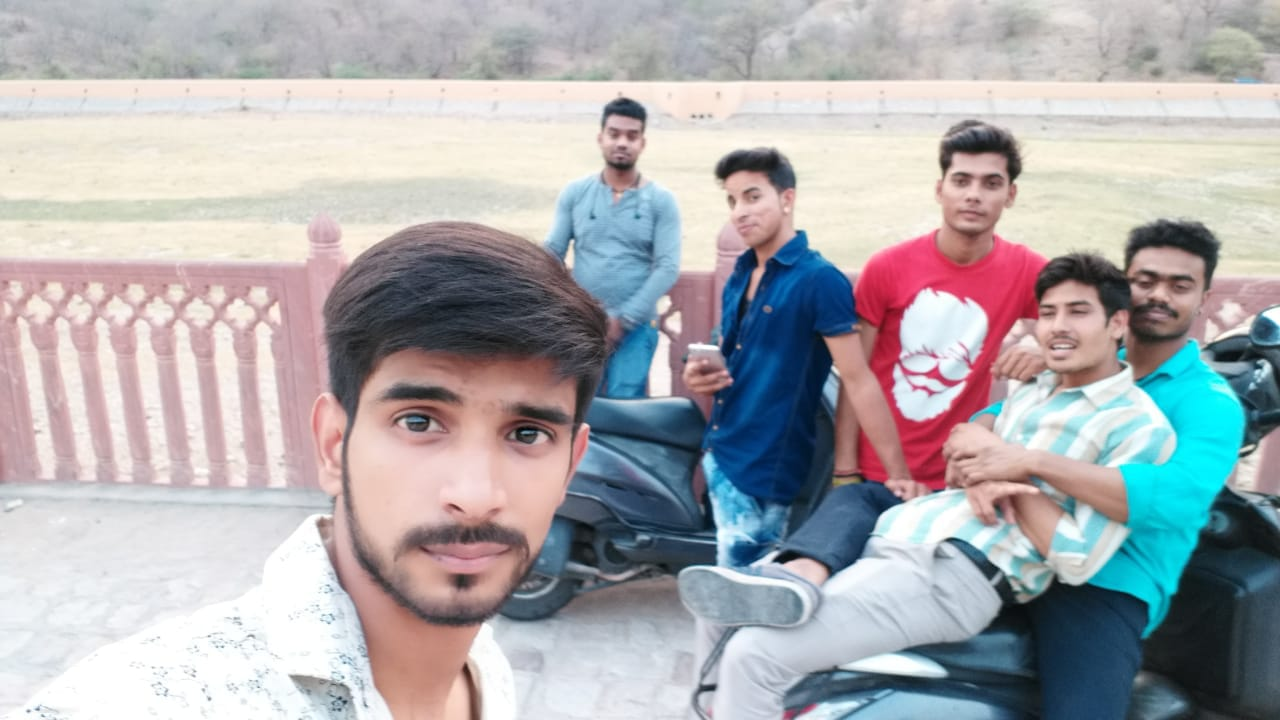
#> input picture Opencv/images/image1.jpg, 1280 x 720 px
$ python 22.FaceDetection.py
#> lines starting #> are read from the running program, lines starting #| are printed output that depends on the picture; after the words box and inside, x2 and y2 are one past the last pixel; in counts of white or black regions, pixels touching at a corner belong together
# in this section we will learn to detect the face by using the CasecadeClassifier


# first import the module
import cv2 as cv

# load the image by using the cv.imread() function
img = cv.imread("images/image1.jpg")
#> img is the input picture: shape (720, 1280, 3); mean B, G, R 175.3, 172.1, 173
# now we need to change the color image into the gray color
gray = cv.cvtColor(img, cv.COLOR_BGR2GRAY)
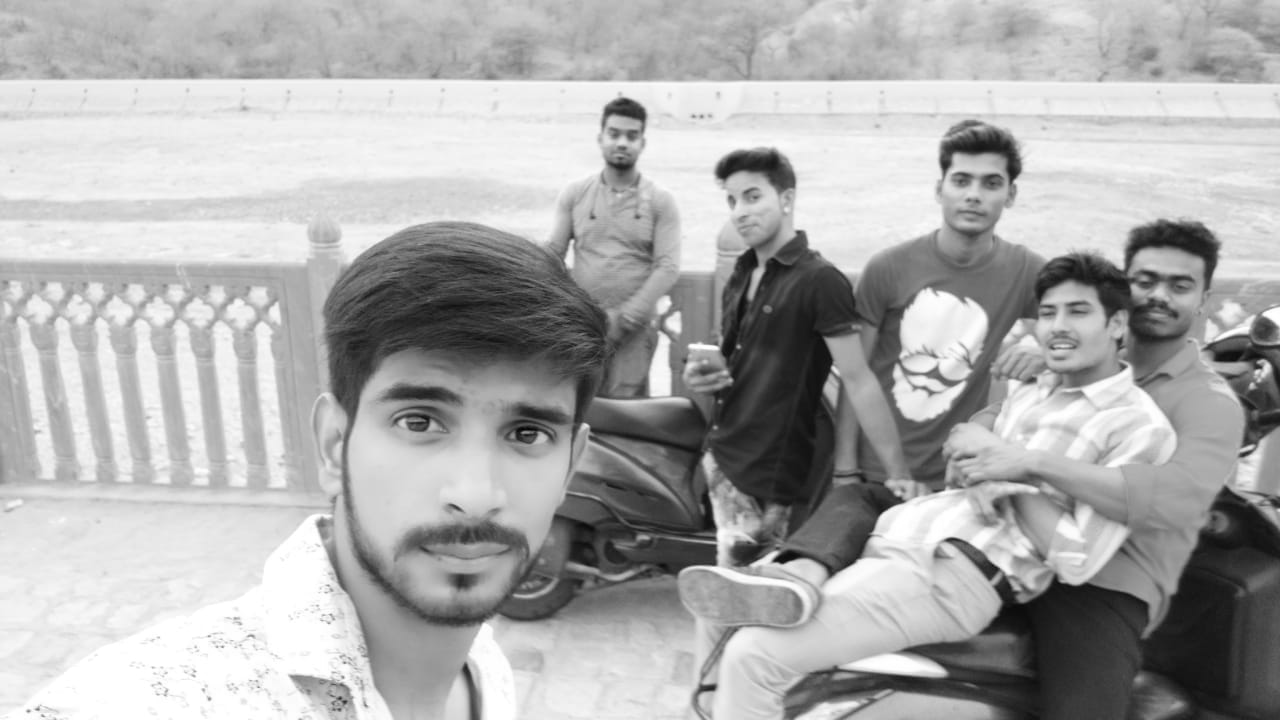
#> gray: shape (720, 1280); min 2, max 255, mean 172.7

# Now we need to make a haar casecade classifier object
haar_casecade = cv.CascadeClassifier("Haar_Casecade.xml")
face_rect = haar_casecade.detectMultiScale(gray, scaleFactor=1.1, minNeighbors=3)
#> face_rect = [[594, 112, 57, 57], [886, 349, 70, 70], [707, 172, 70, 70], [1024, 281, 80, 80], [931, 146, 90, 90], [1117, 249, 89, 89], [310, 300, 323, 323]]

for x,y,w,g in face_rect:

    cv.rectangle(img, (x,y) , (x+w, y+g), (0, 255, 0), thickness=2)
#> this loop made 7 passes
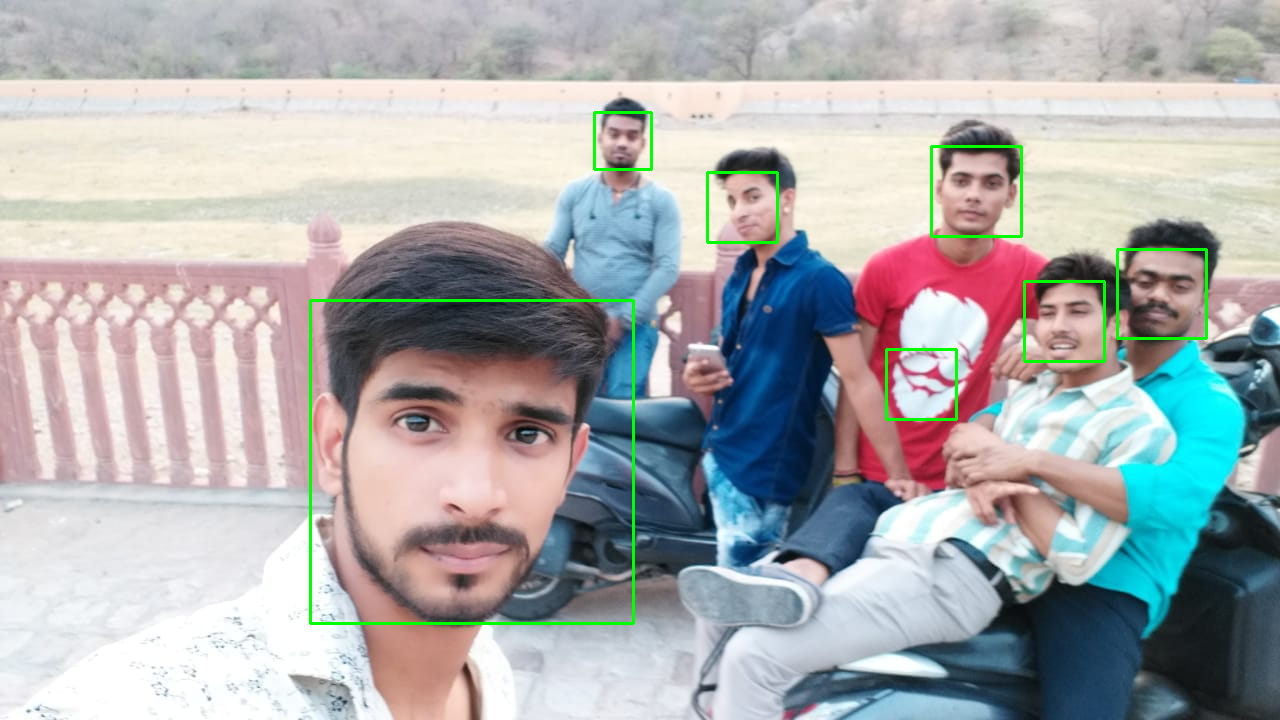
#> img: shape (720, 1280, 3); 1.01% of pixels changed, all inside (x1, y1, x2, y2) = (309, 111, 1208, 625)


# display the image by using the cv.imshow() function.
cv.imshow("Image", img)

# to hold the display window we need to use waitKey(0) function.
cv.waitKey(0)

$ run again, with Opencv/images/Image3.JPG copied over Opencv/images/image1.jpg
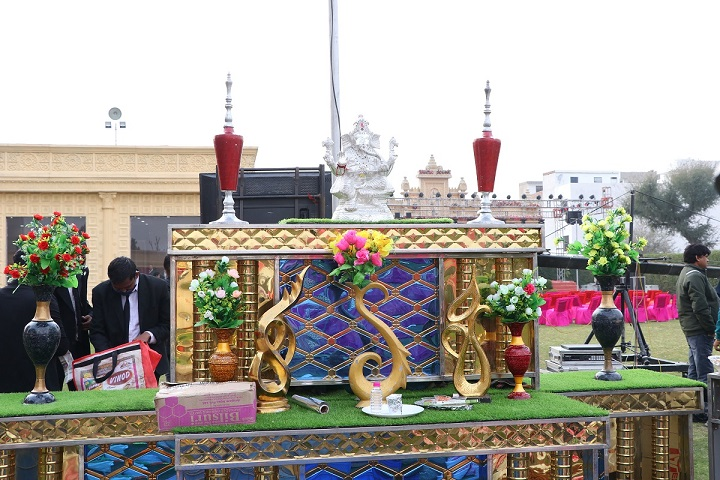
#> input picture Opencv/images/Image3.JPG, 720 x 480 px
#> img is the input picture: shape (480, 720, 3); mean B, G, R 155.5, 163.1, 168.5
#> `gray = cv.cvtColor(img, cv.COLOR_BGR2GRAY)`:
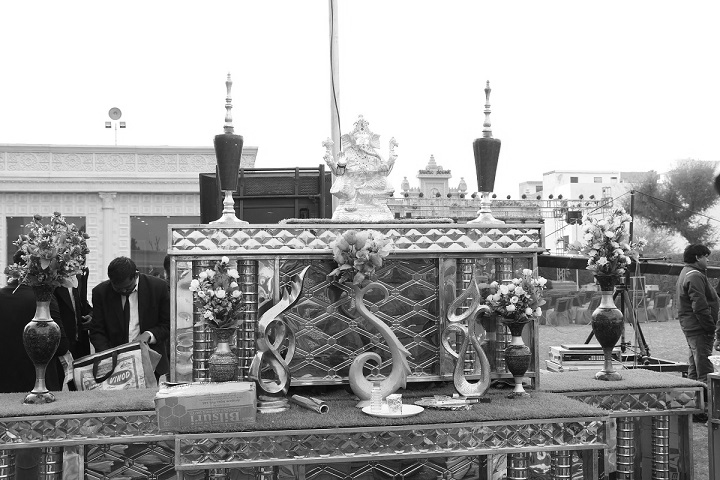
#> gray: shape (480, 720); min 0, max 255, mean 163.8
#> face_rect = [[320, 172, 68, 68]]
#> the loop `for x,y,w,g in face_rect: ` made 1 pass
#> after the loop `for x,y,w,g in face_rect:`:
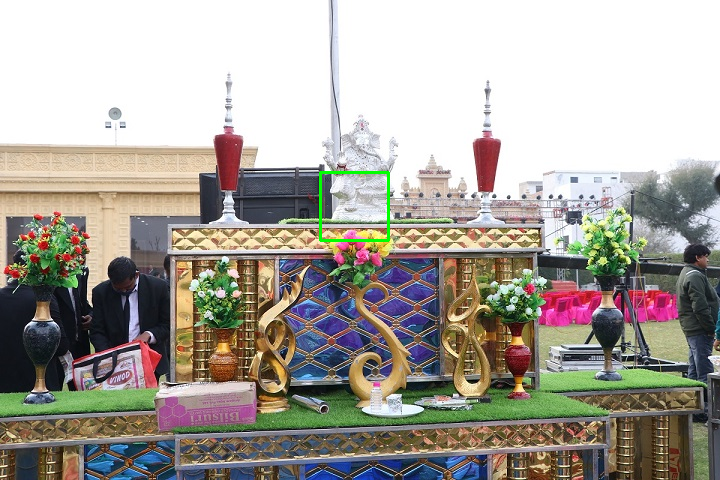
#> img: shape (480, 720, 3); 0.23% of pixels changed, all inside (x1, y1, x2, y2) = (319, 171, 390, 242)

$ run again, with Opencv/images/image2.jpg copied over Opencv/images/image1.jpg
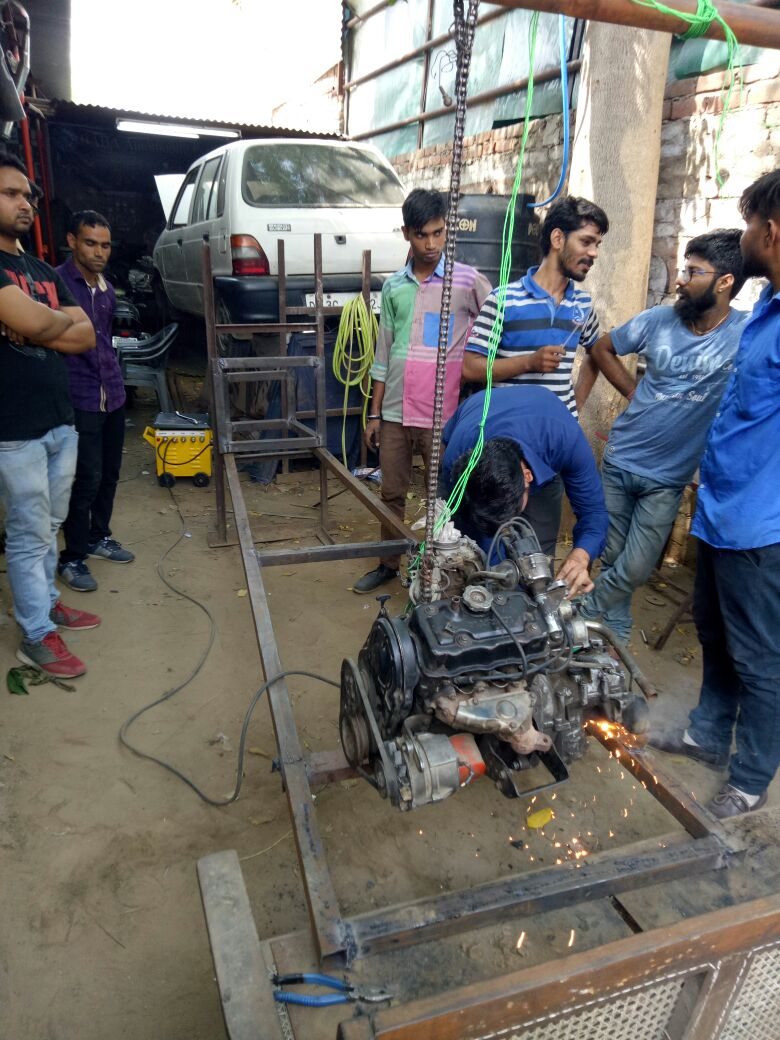
#> input picture Opencv/images/image2.jpg, 780 x 1040 px
#> img is the input picture: shape (1040, 780, 3); mean B, G, R 108.1, 110.1, 110.9
#> `gray = cv.cvtColor(img, cv.COLOR_BGR2GRAY)`:
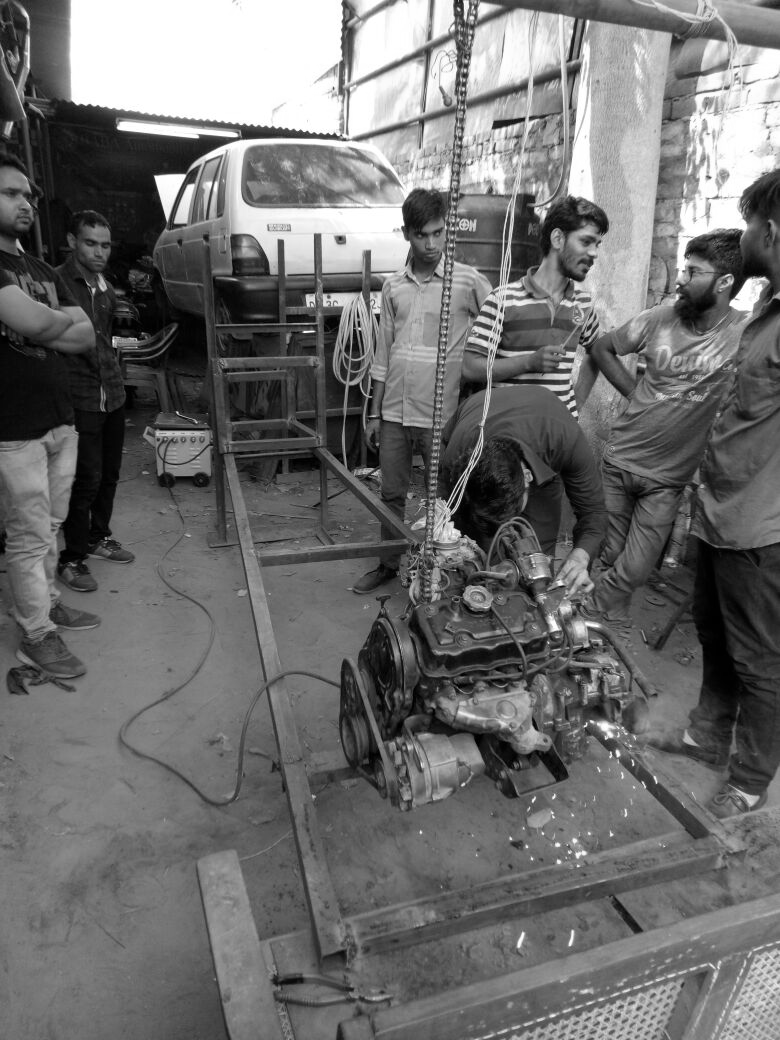
#> gray: shape (1040, 780); min 0, max 255, mean 110.1
#> face_rect = [[77, 229, 42, 42], [564, 222, 54, 54], [198, 882, 57, 57], [196, 860, 58, 58], [718, 782, 60, 60]]
#> the loop `for x,y,w,g in face_rect: ` made 5 passes
#> after the loop `for x,y,w,g in face_rect:`:
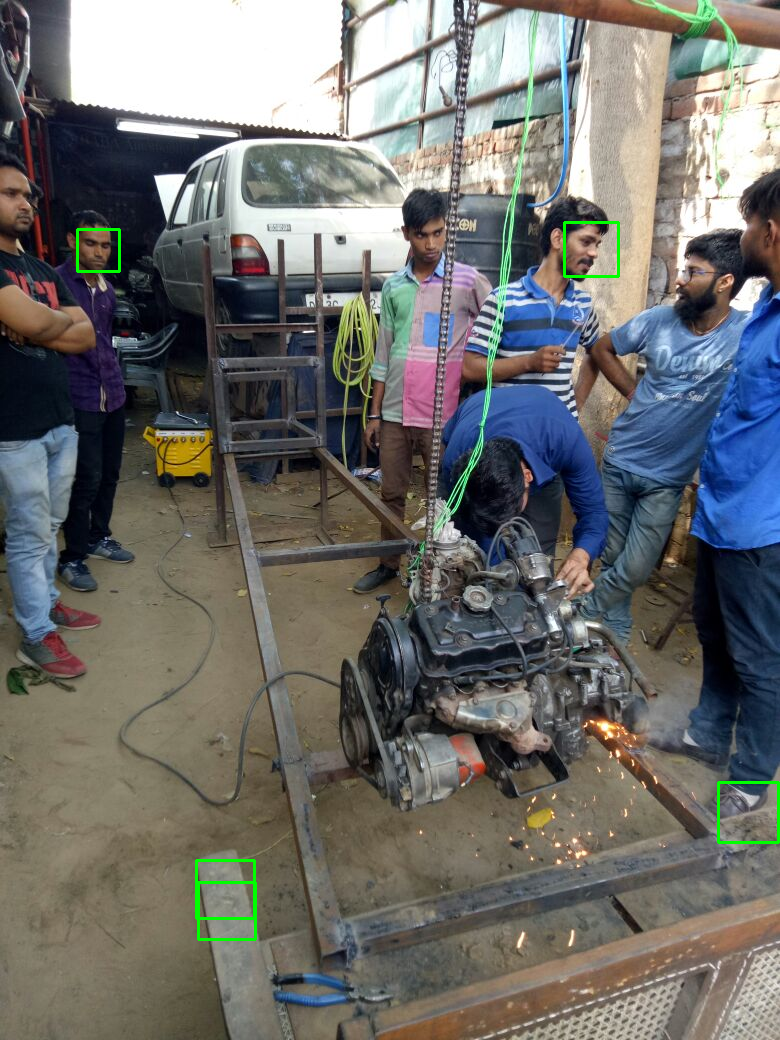
#> img: shape (1040, 780, 3); 0.38% of pixels changed, all inside (x1, y1, x2, y2) = (76, 221, 780, 941)
